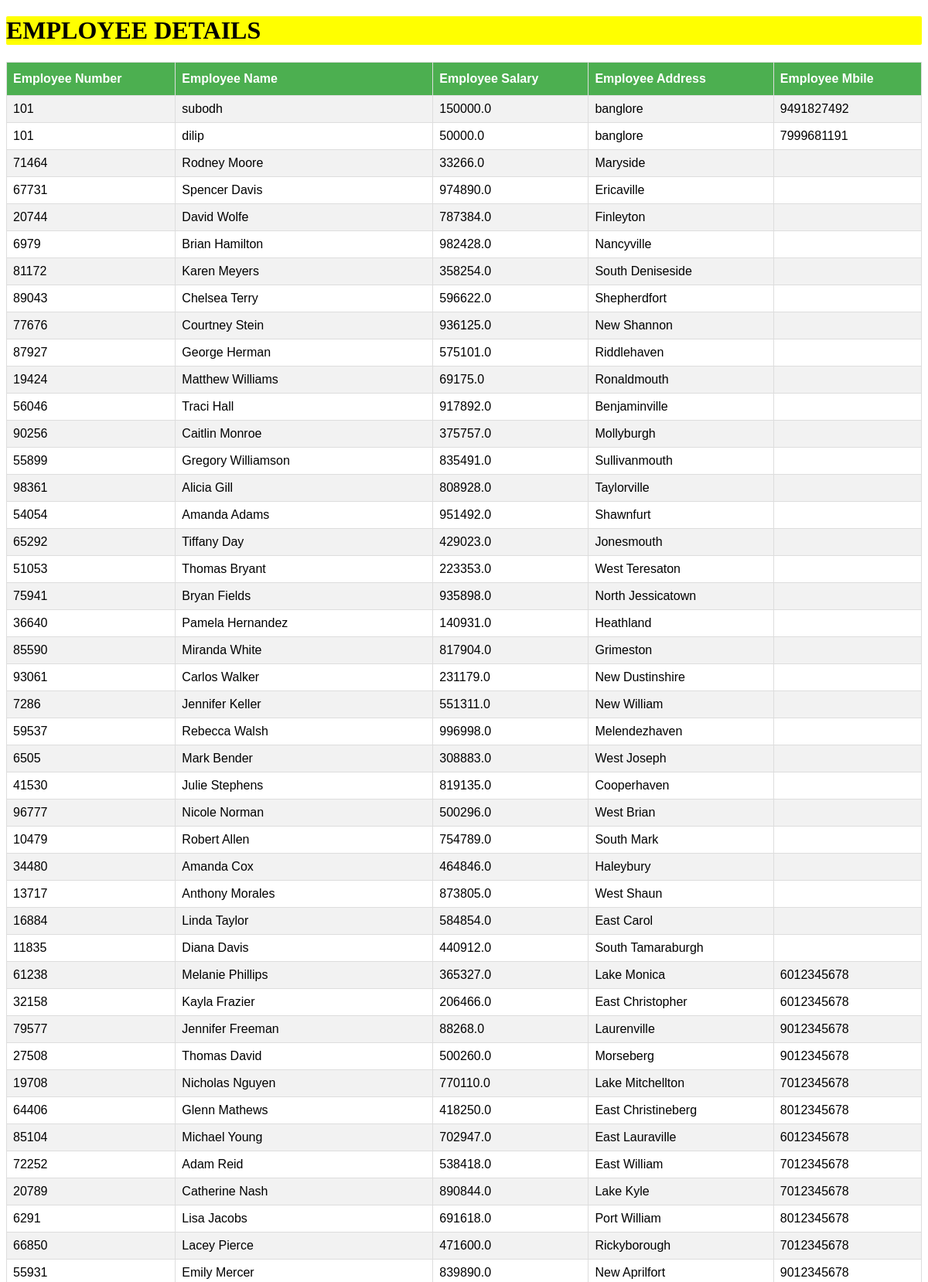
The app's page /index/ (upper part) with its own data.
### modelsmyapp/models.py (models this page shows)
class Employee(models.Model):
    eno = models.IntegerField()
    ename=models.CharField(max_length=30)
    eaddr=models.CharField(max_length=100)
    emob=models.CharField(max_length=11)
    esal=models.FloatField()

### modelsmyapp/views.py (the view)
# urls.py: path('index/',views.employee_details_view),
def employee_details_view(request):
    empdetails=Employee.objects.all()
    return render(request,'index.html',{'employeedetails':empdetails})

### templates/index.html (shortened to what this page needs)
{% load staticfiles %}
<!DOCTYPE html>
<html lang="en" dir="ltr">
  <head>
    <link rel= "stylesheet" type = "text/css" href = "{% static "style1.css" %}"/>
  </head>
  <body>
    <h1>EMPLOYEE DETAILS </h1>
    {% if employeedetails %}
    <table id="emp">
      <th>Employee Number</th>
      <th>Employee Name</th>
      <th>Employee Salary</th>
      <th>Employee Address</th>
      <th>Employee Mbile</th>
      {% for emp in employeedetails %}
      <tr>
        <td>{{emp.eno}}</td>
        <td>{{emp.ename}}</td>
        <td>{{emp.esal}}</td>
        <td>{{emp.eaddr}}</td>
        <td>{{emp.emob}}</td>
      </tr>
      {% endfor %}
    </table>
     {% else %}
      <h1>Data Not Found</h1>
      {% endif %}
  </body>
</html>

### static/style1.css (style rules this page uses)
#emp { font-family: "Trebuchet MS", Arial, Helvetica, sans-serif; border-collapse: collapse; width: 100%; }
#emp td, #emp th { border: 1px solid #ddd; padding: 8px; }
#emp tr:nth-child(even) { background-color: #f2f2f2; }
#emp th { padding-top: 12px; padding-bottom: 12px; text-align: left; background-color: #4CAF50; color: white; }
h1 { border-radius: 2px; border-color: green; background-color:yellow; }

### records on screen
Employee: eno "101", ename "subodh", esal "150000.0", eaddr "banglore", emob "9491827492"
Employee: eno "101", ename "dilip", esal "50000.0", eaddr "banglore", emob "7999681191"
Employee: eno "71464", ename "Rodney Moore", esal "33266.0", eaddr "Maryside"
Employee: eno "67731", ename "Spencer Davis", esal "974890.0", eaddr "Ericaville"
Employee: eno "20744", ename "David Wolfe", esal "787384.0", eaddr "Finleyton"
Employee: eno "6979", ename "Brian Hamilton", esal "982428.0", eaddr "Nancyville"
Employee: eno "81172", ename "Karen Meyers", esal "358254.0", eaddr "South Deniseside"
Employee: eno "89043", ename "Chelsea Terry", esal "596622.0", eaddr "Shepherdfort"
Employee: eno "77676", ename "Courtney Stein", esal "936125.0", eaddr "New Shannon"
Employee: eno "87927", ename "George Herman", esal "575101.0", eaddr "Riddlehaven"
Employee: eno "19424", ename "Matthew Williams", esal "69175.0", eaddr "Ronaldmouth"
Employee: eno "56046", ename "Traci Hall", esal "917892.0", eaddr "Benjaminville"
Employee: eno "90256", ename "Caitlin Monroe", esal "375757.0", eaddr "Mollyburgh"
Employee: eno "55899", ename "Gregory Williamson", esal "835491.0", eaddr "Sullivanmouth"
Employee: eno "98361", ename "Alicia Gill", esal "808928.0", eaddr "Taylorville"
Employee: eno "54054", ename "Amanda Adams", esal "951492.0", eaddr "Shawnfurt"
Employee: eno "65292", ename "Tiffany Day", esal "429023.0", eaddr "Jonesmouth"
Employee: eno "51053", ename "Thomas Bryant", esal "223353.0", eaddr "West Teresaton"
Employee: eno "75941", ename "Bryan Fields", esal "935898.0", eaddr "North Jessicatown"
Employee: eno "36640", ename "Pamela Hernandez", esal "140931.0", eaddr "Heathland"
Employee: eno "85590", ename "Miranda White", esal "817904.0", eaddr "Grimeston"
Employee: eno "93061", ename "Carlos Walker", esal "231179.0", eaddr "New Dustinshire"
Employee: eno "7286", ename "Jennifer Keller", esal "551311.0", eaddr "New William"
Employee: eno "59537", ename "Rebecca Walsh", esal "996998.0", eaddr "Melendezhaven"
Employee: eno "6505", ename "Mark Bender", esal "308883.0", eaddr "West Joseph"
Employee: eno "41530", ename "Julie Stephens", esal "819135.0", eaddr "Cooperhaven"
Employee: eno "96777", ename "Nicole Norman", esal "500296.0", eaddr "West Brian"
Employee: eno "10479", ename "Robert Allen", esal "754789.0", eaddr "South Mark"
Employee: eno "34480", ename "Amanda Cox", esal "464846.0", eaddr "Haleybury"
Employee: eno "13717", ename "Anthony Morales", esal "873805.0", eaddr "West Shaun"
Employee: eno "16884", ename "Linda Taylor", esal "584854.0", eaddr "East Carol"
Employee: eno "11835", ename "Diana Davis", esal "440912.0", eaddr "South Tamaraburgh"
Employee: eno "61238", ename "Melanie Phillips", esal "365327.0", eaddr "Lake Monica", emob "6012345678"
Employee: eno "32158", ename "Kayla Frazier", esal "206466.0", eaddr "East Christopher", emob "6012345678"
Employee: eno "79577", ename "Jennifer Freeman", esal "88268.0", eaddr "Laurenville", emob "9012345678"
Employee: eno "27508", ename "Thomas David", esal "500260.0", eaddr "Morseberg", emob "9012345678"
Employee: eno "19708", ename "Nicholas Nguyen", esal "770110.0", eaddr "Lake Mitchellton", emob "7012345678"
Employee: eno "64406", ename "Glenn Mathews", esal "418250.0", eaddr "East Christineberg", emob "8012345678"
Employee: eno "85104", ename "Michael Young", esal "702947.0", eaddr "East Lauraville", emob "6012345678"
Employee: eno "72252", ename "Adam Reid", esal "538418.0", eaddr "East William", emob "7012345678"
Employee: eno "20789", ename "Catherine Nash", esal "890844.0", eaddr "Lake Kyle", emob "7012345678"
Employee: eno "6291", ename "Lisa Jacobs", esal "691618.0", eaddr "Port William", emob "8012345678"
Employee: eno "66850", ename "Lacey Pierce", esal "471600.0", eaddr "Rickyborough", emob "7012345678"
Employee: eno "55931", ename "Emily Mercer", esal "839890.0", eaddr "New Aprilfort", emob "9012345678"
